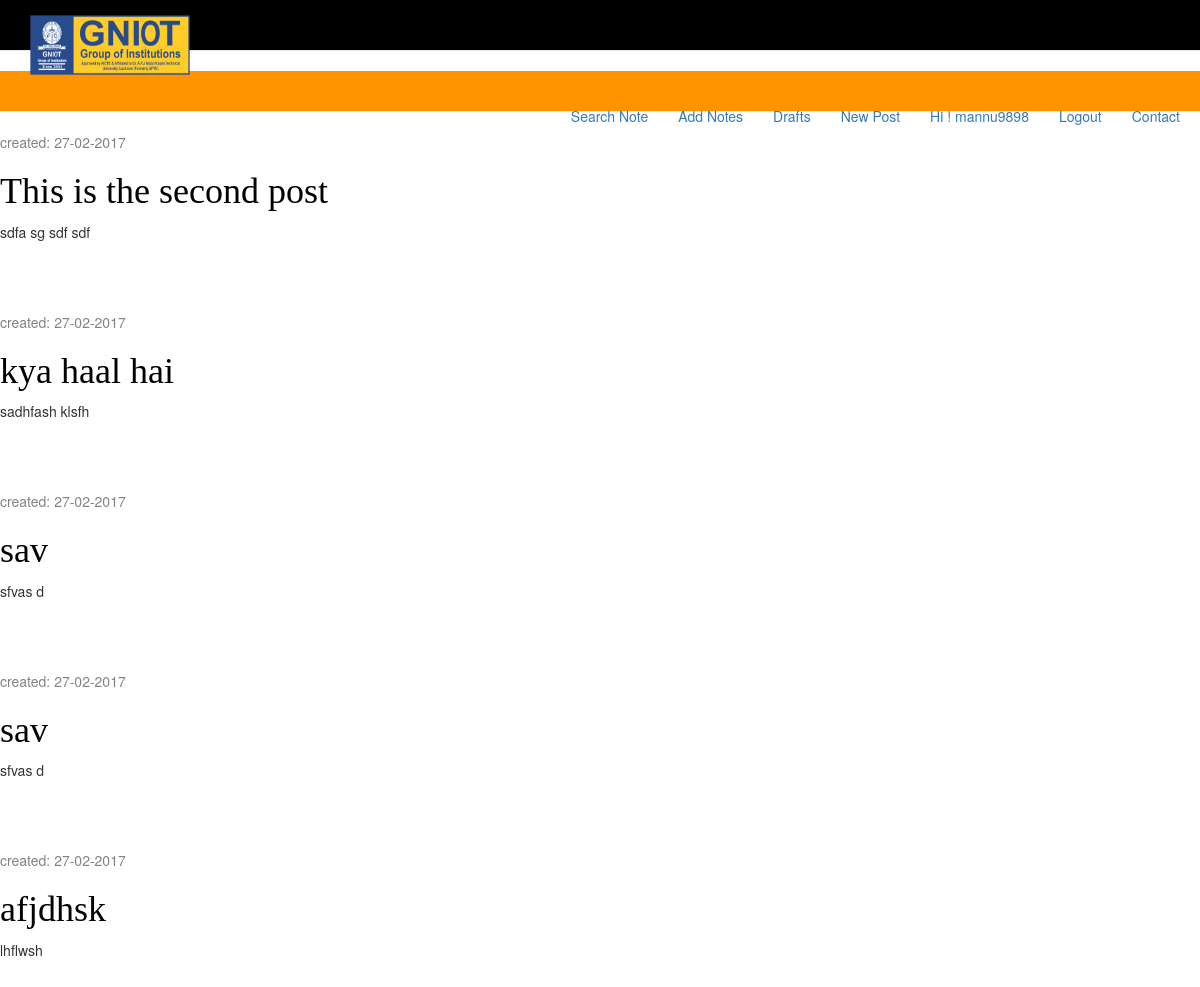
Before: /drafts/ (signed in) with the older database file.
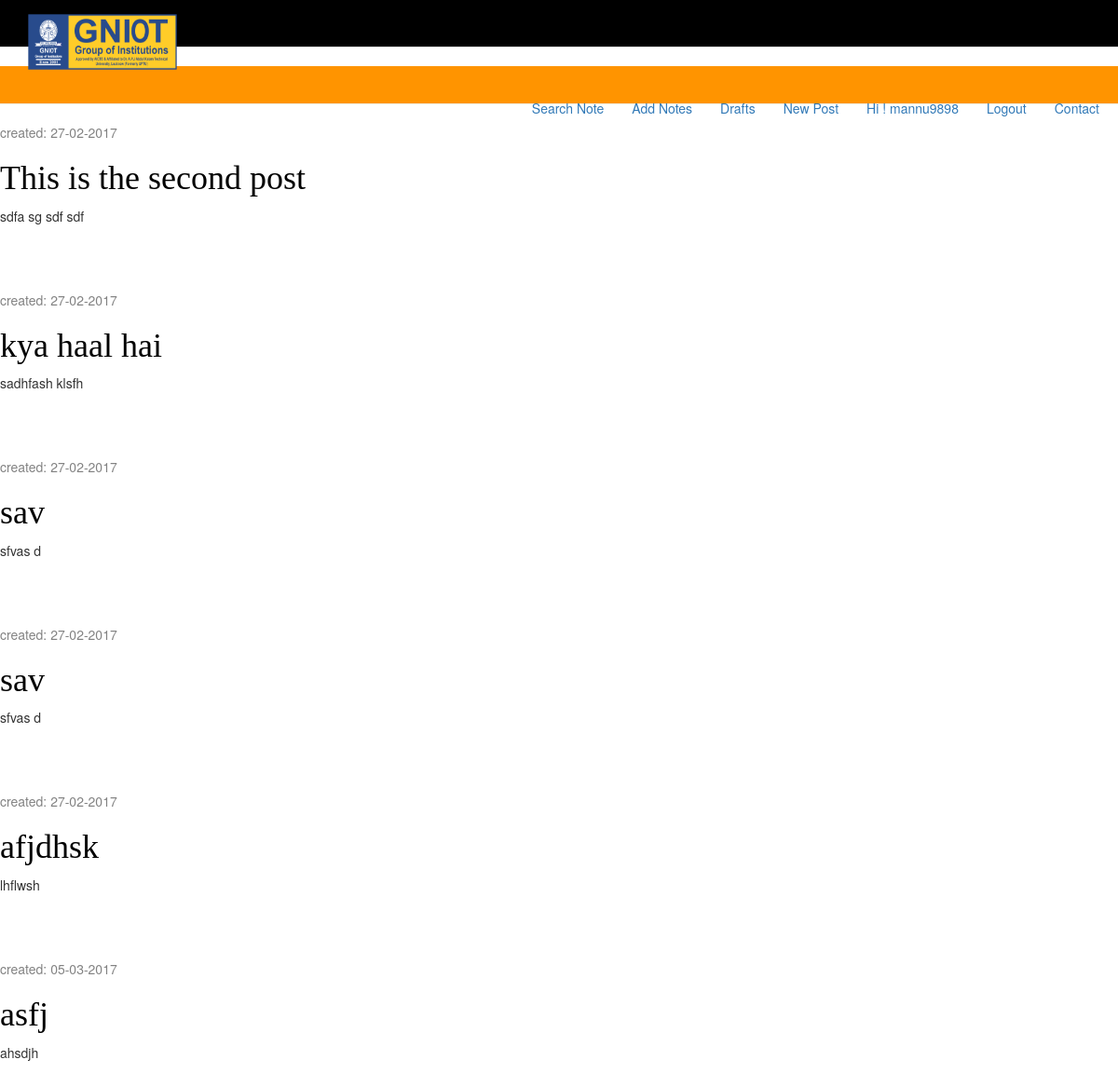
After: the same page with the newer database file.
### blog/models.py (models this page shows, shortened)
class Post(models.Model):
    author = models.ForeignKey('auth.User')
    title = models.CharField(max_length = 120)
    slug = models.SlugField(unique=True,null=True)
    image = models.ImageField(upload_to=generate_post_name, null=True, blank=True, width_field="width_field", height_field="height_field")
    height_field = models.IntegerField(default=0)
    width_field = models.IntegerField(default=0)
    text = models.TextField()
    published_date = models.DateTimeField(blank=True, null=True)
    draft = models.BooleanField(default=False)
    read_time = models.IntegerField(default=0) #models.TimeField(null=True, blank=True) #assume minutes
    updated = models.DateTimeField(auto_now=True, auto_now_add=False)
    timestamp = models.DateTimeField(auto_now=False, auto_now_add=True)
    created_date = models.DateTimeField(default=timezone.now)

### blog/views.py (the view)
# urls.py: url(r'^drafts/$',	views.post_draft_list,	name='post_draft_list'),
@login_required
def post_draft_list(request):
    posts =  Post.objects.filter(published_date__isnull=True).order_by('created_date')
    return  render(request, 'post_draft_list.html', {'posts':   posts})

### templates/post_draft_list.html
{%	extends	'base.html' %}
{%	block content	%}
	{% for post in	posts %}
		<div class="post">
			<p	class="date">created:	{{	post.created_date|date:'d-m-Y'	}}</p>
			<h1><a	href="{%	url	'post_detail'	pk=post.pk	%}">{{	post.title	}}</a></h1>
			<p>{{	post.text|truncatechars:200	}}</p>
		</div>
	{% endfor %}
{%	endblock %}

Changed rows visible on the page:
added Post: created_date "05-03-2017", title "asfj", text "ahsdjh"
